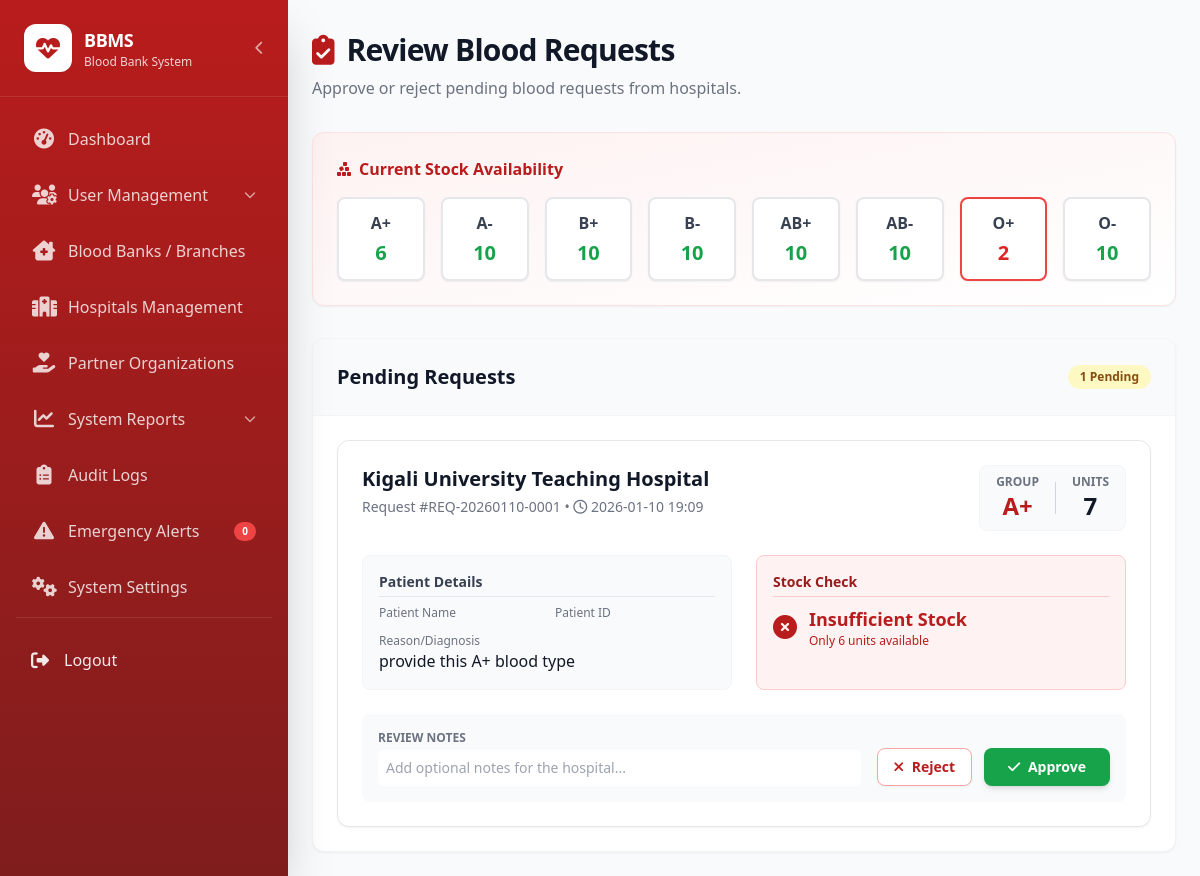
/dashboards/inventory/review-requests.php (signed in), run on the app's committed database.
### tables this page shows
CREATE TABLE `blood_requests` (
  `request_id` int(11) NOT NULL,
  `request_number` varchar(50) NOT NULL COMMENT 'Format: REQ-YYYYMMDD-XXXX',
  `hospital_user_id` int(11) NOT NULL COMMENT 'Hospital user who made the request',
  `hospital_name` varchar(100) NOT NULL,
  `blood_group` enum('A+','A-','B+','B-','AB+','AB-','O+','O-') NOT NULL,
  `quantity` int(11) NOT NULL COMMENT 'Number of units requested',
  `request_type` enum('NORMAL','EMERGENCY') DEFAULT 'NORMAL',
  `patient_name` varchar(100) DEFAULT NULL COMMENT 'Optional patient details',
  `patient_id` varchar(50) DEFAULT NULL,
  `reason` text NOT NULL COMMENT 'Justification for request',
  `status` enum('PENDING','APPROVED','REJECTED','DISPATCHED','DELIVERED','CANCELLED') DEFAULT 'PENDING',
  `reviewed_by` int(11) DEFAULT NULL COMMENT 'Inventory Manager who reviewed',
  `reviewed_at` datetime DEFAULT NULL,
  `review_notes` text DEFAULT NULL COMMENT 'Approval/rejection notes',
  `priority_score` int(11) DEFAULT 0 COMMENT 'Higher for emergency requests',
  `created_at` timestamp NOT NULL DEFAULT current_timestamp(),
  `updated_at` timestamp NOT NULL DEFAULT current_timestamp() ON UPDATE current_timestamp()
);

### dashboards/inventory/review-requests.php (the view, shortened to what this page needs)
<?php
require_once '../../includes/sidebar.php';
require_once '../../includes/notification_functions.php';
$pending_requests = $conn->query("
    SELECT br.*, u.full_name as requested_by_name
    FROM blood_requests br
    JOIN users u ON br.hospital_user_id = u.user_id
    WHERE br.status = 'PENDING'
    ORDER BY br.priority_score DESC, br.created_at ASC
");
$stock_availability = [];
$blood_groups = ['A+', 'A-', 'B+', 'B-', 'AB+', 'AB-', 'O+', 'O-'];
foreach ($blood_groups as $group) {
    $stmt = $conn->prepare("
        SELECT COUNT(*) as count
        FROM blood_units
        WHERE blood_group = ? AND status = 'APPROVED' AND expiry_date > CURDATE()
    ");
    $stmt->bind_param("s", $group);
    $stmt->execute();
    $stock_availability[$group] = $stmt->get_result()->fetch_assoc()['count'];
}
?>
<!DOCTYPE html>
<html lang="en">
<head>
    <script src="https://cdn.tailwindcss.com"></script>
    <link rel="stylesheet" href="https://cdnjs.cloudflare.com/ajax/libs/font-awesome/6.4.0/css/all.min.css">
</head>
<body class="bg-gray-50 font-sans text-gray-900">
    <div class="main-content ml-0 md:ml-72 min-h-screen p-6 pt-20 md:pt-8 transition-all duration-300">
        <div class="mb-8 block">
            <div class="flex items-center gap-3 mb-2">
                <i class="fa-solid fa-clipboard-check text-3xl text-blood-700"></i>
                <h1 class="text-3xl font-extrabold text-gray-900 tracking-tight">Review Blood Requests</h1>
            </div>
            <p class="text-gray-500">Approve or reject pending blood requests from hospitals.</p>
        </div>
        <div class="bg-gradient-to-br from-blood-50 to-white rounded-xl shadow-sm border border-blood-100 p-6 mb-8">
            <h3 class="font-bold text-blood-700 mb-4 flex items-center gap-2"><i class="fa-solid fa-cubes-stacked"></i> Current Stock Availability</h3>
            <div class="grid grid-cols-4 md:grid-cols-8 gap-4">
                <?php foreach ($blood_groups as $group): ?>
                    <div class="text-center p-3 bg-white rounded-lg border-2 <?= $stock_availability[$group] < 5 ? 'border-red-500 bg-red-50' : 'border-gray-200' ?> shadow-sm">
                        <div class="font-bold text-gray-700 mb-1"><?= $group ?></div>
                        <div class="text-xl font-black <?= $stock_availability[$group] < 5 ? 'text-red-600' : 'text-green-600' ?>">
                            <?= $stock_availability[$group] ?>
                        </div>
                    </div>
                <?php endforeach; ?>
            </div>
        </div>
        <div class="bg-white rounded-xl shadow-sm border border-gray-100 overflow-hidden">
            <div class="p-6 border-b border-gray-100 bg-gray-50 flex justify-between items-center">
                 <h2 class="text-xl font-bold text-gray-900">Pending Requests</h2>
                 <span class="bg-yellow-100 text-yellow-800 text-xs font-bold px-3 py-1 rounded-full"><?= $pending_requests->num_rows ?> Pending</span>
            </div>
            <div class="p-6 space-y-6">
                <?php if ($pending_requests->num_rows > 0): ?>
                    <?php while ($request = $pending_requests->fetch_assoc()): ?>
                        <div class="bg-white rounded-xl border <?= $request['request_type'] === 'EMERGENCY' ? 'border-red-200 shadow-red-50' : 'border-gray-200' ?> shadow-sm overflow-hidden relative">
                            <div class="p-6">
                                <div class="flex flex-col md:flex-row justify-between items-start gap-4 mb-6">
                                    <div>
                                        <h3 class="text-xl font-bold text-gray-900"><?= $request['hospital_name'] ?></h3>
                                        <p class="text-sm text-gray-500 mt-1">
                                            Request #<?= $request['request_number'] ?> • <i class="fa-regular fa-clock"></i> <?= date('Y-m-d H:i', strtotime($request['created_at'])) ?>
                                        </p>
                                    </div>
                                    <div class="flex items-center gap-4 bg-gray-50 px-4 py-2 rounded-lg border border-gray-100">
                                        <div class="text-center">
                                            <p class="text-xs text-gray-500 font-bold uppercase">Group</p>
                                            <p class="text-2xl font-black text-blood-700"><?= $request['blood_group'] ?></p>
                                        </div>
                                        <div class="text-center">
                                            <p class="text-xs text-gray-500 font-bold uppercase">Units</p>
                                            <p class="text-2xl font-black text-gray-900"><?= $request['quantity'] ?></p>
                                        </div>
                                    </div>
                                </div>
                                <div class="grid grid-cols-1 md:grid-cols-2 gap-6 mb-6">
                                    <div class="bg-gray-50 p-4 rounded-lg border border-gray-100">
                                        <h4 class="text-sm font-bold text-gray-700 mb-2 border-b border-gray-200 pb-1">Patient Details</h4>
                                        <div class="grid grid-cols-2 gap-4 text-sm">
                                            <div>
                                                <p class="text-gray-500 text-xs">Patient Name</p>
                                            </div>
                                            <div>
                                                <p class="text-gray-500 text-xs">Patient ID</p>
                                            </div>
                                        </div>
                                        <div class="mt-3">
                                             <p class="text-gray-500 text-xs">Reason/Diagnosis</p>
                                             <p class="font-medium"><?= htmlspecialchars($request['reason']) ?></p>
                                        </div>
                                    </div>
                                    <div class="p-4 rounded-lg border <?= $stock_availability[$request['blood_group']] >= $request['quantity'] ? 'bg-green-50 border-green-200' : 'bg-red-50 border-red-200' ?>">
                                         <h4 class="text-sm font-bold <?= $stock_availability[$request['blood_group']] >= $request['quantity'] ? 'text-green-800' : 'text-red-800' ?> mb-2 border-b <?= $stock_availability[$request['blood_group']] >= $request['quantity'] ? 'border-green-200' : 'border-red-200' ?> pb-1">Stock Check</h4>
                                         <?php if ($stock_availability[$request['blood_group']] >= $request['quantity']): ?>
                                            <div class="flex items-center gap-3 text-green-700">
                                                <i class="fa-solid fa-circle-check text-2xl"></i>
                                                <div>
                                                    <p class="font-bold text-lg">Sufficient Stock</p>
                                                    <p class="text-xs"><?= $stock_availability[$request['blood_group']] ?> units available</p>
                                                </div>
                                            </div>
                                        <?php else: ?>
                                            <div class="flex items-center gap-3 text-red-700">
                                                <i class="fa-solid fa-circle-xmark text-2xl"></i>
                                                <div>
                                                    <p class="font-bold text-lg">Insufficient Stock</p>
                                                    <p class="text-xs">Only <?= $stock_availability[$request['blood_group']] ?> units available</p>
                                                </div>
                                            </div>
                                        <?php endif; ?>
                                    </div>
                                </div>
                                <form method="POST" action="" class="flex flex-col md:flex-row gap-4 items-end bg-gray-50 p-4 rounded-lg">
                                    <div class="w-full">
                                        <label class="block text-xs font-bold text-gray-500 mb-1 uppercase">Review Notes</label>
                                        <input type="text" name="review_notes" class="w-full rounded-md border-gray-300 focus:border-blood-500 focus:ring focus:ring-blood-200 transition-shadow p-2 text-sm" placeholder="Add optional notes for the hospital...">
                                    </div>
                                    <div class="flex gap-3 w-full md:w-auto shrink-0">
                                        <button type="submit" name="action" value="reject" class="flex-1 md:flex-none bg-white border border-red-300 text-red-700 hover:bg-red-50 font-bold py-2 px-4 rounded-lg transition-colors shadow-sm text-sm">
                                            <i class="fa-solid fa-times mr-1"></i> Reject
                                        </button>
                                        <button type="submit" name="action" value="approve" class="flex-1 md:flex-none bg-green-600 text-white font-bold py-2 px-6 rounded-lg hover:bg-green-700 transition-colors shadow-md text-sm">
                                            <i class="fa-solid fa-check mr-1"></i> Approve
                                        </button>
                                    </div>
                                </form>
                            </div>
                        </div>
                    <?php endwhile; ?>
                <?php endif; ?>
            </div>
        </div>
    </div>
</body>
</html>

### data on the page
blood_requests: hospital_name "Kigali University Teaching Hospital", request_number "REQ-20260110-0001", created_at "2026-01-10 19:09", blood_group "A+", quantity "7", reason "provide this A+ blood type", blood_group "6"

### other printed values
$item['label'] "Dashboard"
$item['label'] "User Management"
$item['label'] "Blood Banks / Branches"
$item['label'] "Hospitals Management"
$item['label'] "Partner Organizations"
$item['label'] "System Reports"
$item['label'] "Audit Logs"
$item['label'] "Emergency Alerts"
get_badge_count($item['badge']) "0"
$item['label'] "System Settings"
$group "A+"
$stock_availability[$group] "6"
$group "A-"
$stock_availability[$group] "10"
$group "B+"
